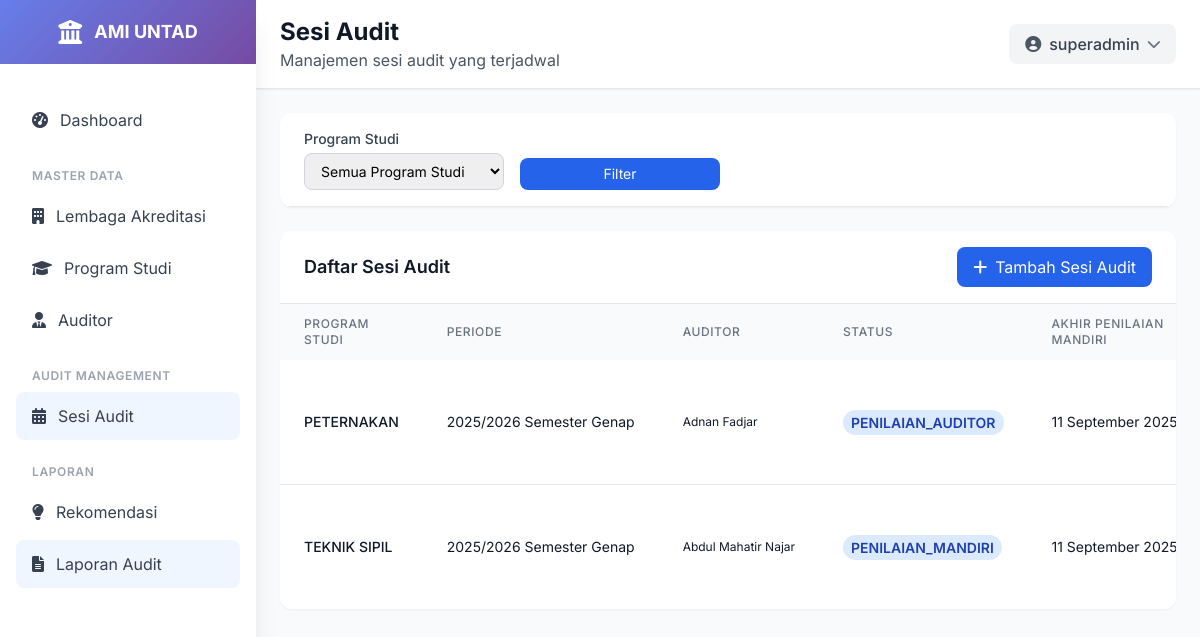
/audit-session/ (signed in), run on the app's committed database.
### ami/models.py (models this page shows, shortened)
class AuditSession(models.Model):
    program_studi = models.ForeignKey(ProgramStudi, on_delete=models.CASCADE, related_name='audit_sessions')
    tahun_akademik = models.CharField(max_length=9)  # Contoh: "2023/2024"
    semester = models.CharField(max_length=2, choices=[
        ('G', 'Ganjil'),
        ('P', 'Genap'),
    ])
    tanggal_mulai_penilaian_mandiri = models.DateField(blank=True, null=True)
    tanggal_selesai_penilaian_mandiri = models.DateField(blank=True, null=True)
    tanggal_mulai_penilaian_auditor = models.DateField(blank=True, null=True)
    tanggal_selesai_penilaian_auditor = models.DateField(blank=True, null=True)
    status = models.CharField(max_length=20, choices=[
        ('DRAFT', 'Draft'),
        ('PENILAIAN_MANDIRI', 'Penilaian Mandiri'),  # Diperbaiki typo
        ('PENILAIAN_AUDITOR', 'Penilaian Auditor'),  # Diperbaiki typo
        ('SELESAI', 'SELESAI'),
    ], default='DRAFT')
    auditor_ketua = models.ForeignKey(Auditor, on_delete=models.SET_NULL, null=True, blank=True, related_name='ketua_audit_sessions')
    auditor_anggota = models.ManyToManyField(Auditor, related_name='anggota_audit_sessions', blank=True)
    class Meta:
        verbose_name = "Sesi Audit"
        verbose_name_plural = "Sesi Audit"
        unique_together = ['program_studi', 'tahun_akademik', 'semester']
        ordering = ['-tanggal_mulai_penilaian_mandiri']

class ProgramStudi(models.Model):
    lembaga_akreditasi = models.ForeignKey(LembagaAkreditasi, on_delete=models.PROTECT, related_name='program_studi')
    kode = models.CharField(max_length=10, unique=True)
    nama = models.CharField(max_length=255)
    fakultas = models.CharField(max_length=200, choices=[
        ('FKIP', 'FKIP'),
        ('FISIP', 'FISIP'),
        ('FEB', 'FEB'),
        ('FAKUM', 'FAKUM'),
        ('FAPERTA', 'FAPERTA'),
        ('FATEK', 'FATEK'),
        ('FMIPA', 'FMIPA'),
        ('FAHUT', 'FAHUT'),
        ('FK', 'FK'),
        ('FAPETKAN', 'FAPETKAN'),
        ('FKM', 'FKM'),
        ('Pascasarjana', 'Pascasarjana'),
    ])
    jenjang = models.CharField(max_length=50, choices=[
        ('D3', 'Diploma 3'),
        ('D4', 'Diploma 4'),
        ('S1', 'Sarjana'),
        ('S2', 'Magister'),
        ('S3', 'Doktor'),
    ])
    akreditasi = models.CharField(max_length=50, blank=True, null=True, choices=[
        ('unggul', 'UNGGUL'),
        ('baik_sekali', 'BAIK SEKALI'),
        ('baik', 'BAIK'),
        ('A', 'A'),
        ('B', 'B'),
        ('C', 'C'),
        ('belum', 'Belum Terakreditasi')
    ] )
    tanggal_akreditasi = models.DateField(blank=True, null=True)
    class Meta:
        verbose_name = "Program Studi"
        verbose_name_plural = "Program Studi"
        ordering = ['kode']

class Auditor(models.Model):
    user = models.OneToOneField(User, on_delete=models.CASCADE)
    nuptk = models.CharField(max_length=20, unique=True)
    nama_lengkap = models.CharField(max_length=255)
    jabatan = models.CharField(max_length=255)
    unit_kerja = models.CharField(max_length=255)
    nomor_registrasi = models.CharField(max_length=50, blank=True, null=True)
    is_auditor_ketua = models.BooleanField(default=False)
    status = models.CharField(max_length=20, choices=[
        ('aktif', 'aktif'),
        ('tidak aktif', 'tidak aktif'),
    ], default='aktif')
    class Meta:
        verbose_name = "Auditor"
        verbose_name_plural = "Auditor"
        ordering = ['nama_lengkap']

### ami/views.py (the view, shortened to what this page needs)
# urls.py: path('audit-session/', views.audit_session_list, name='audit_session_list'),
@login_required
def audit_session_list(request):
    user_program_studi = get_user_program_studi(request.user)
    user_auditor = get_user_auditor(request.user)
    audit_session_list = AuditSession.objects.select_related(
        'program_studi', 'auditor_ketua'
    ).prefetch_related('auditor_anggota').all()
    program_studi_id = request.GET.get('program_studi')
    if program_studi_id:
        audit_session_list = audit_session_list.filter(program_studi_id=program_studi_id)
    audit_session_list = audit_session_list.order_by('-tanggal_mulai_penilaian_mandiri')
    paginator = Paginator(audit_session_list, 10)
    page_number = request.GET.get('page')
    audit_sessions = paginator.get_page(page_number)
    program_studi = ProgramStudi.objects.all().order_by('nama')
    return render(request, 'ami/audit_session_list.html', {
        'audit_sessions': audit_sessions,
        'program_studi': program_studi,
        'user_program_studi': user_program_studi,
        'user_auditor': user_auditor
    })

### ami/views.py (called while the page is built)
def get_user_program_studi(user):
    try:
        return user.programstudi
    except AttributeError:
        return None

def get_user_auditor(user):
    try:
        return user.auditor
    except AttributeError:
        return None

### templates/ami/audit_session_list.html (shortened to what this page needs)
{% extends 'base.html' %}
{% load static %}
{% block page_title %}Sesi Audit{% endblock %}
{% block page_subtitle %}Manajemen sesi audit yang terjadwal{% endblock %}
{% block content %}
<div class="p-4 lg:p-6">
    <div class="bg-white rounded-xl shadow-sm overflow-hidden mb-4 lg:mb-6">
        <div class="px-4 lg:px-6 py-4 border-b border-gray-200">
            <form method="get" class="grid grid-cols-1 md:grid-cols-4 gap-2 lg:gap-4">
                <div>
                    <label for="program_studi" class="block text-xs lg:text-sm font-medium text-gray-700 mb-1">Program Studi</label>
                    <select name="program_studi" id="program_studi" class="w-full border border-gray-300 rounded-lg px-2 py-1.5 lg:px-3 lg:py-2 focus:outline-none focus:ring-2 focus:ring-blue-500 focus:border-blue-500 text-xs lg:text-sm">
                        <option value="">Semua Program Studi</option>
                    </select>
                </div>
                <div class="flex items-end">
                    <button type="submit" class="w-full bg-blue-600 hover:bg-blue-700 text-white px-3 py-1.5 rounded-lg text-sm">
                        Filter
                    </button>
                </div>
            </form>
        </div>
    </div>
    <div class="bg-white rounded-xl shadow-sm overflow-hidden">
        <div class="px-4 lg:px-6 py-4 border-b border-gray-200 flex flex-col sm:flex-row sm:justify-between sm:items-center space-y-2 sm:space-y-0">
            <h3 class="text-lg font-semibold text-gray-900">Daftar Sesi Audit</h3>
            <div class="flex flex-col sm:flex-row space-y-2 sm:space-y-0 sm:space-x-2 w-full sm:w-auto">
                <a href="{% url 'ami:audit_session_create' %}" class="bg-blue-600 hover:bg-blue-700 text-white px-4 py-2 rounded-lg flex items-center justify-center w-full sm:w-auto">
                    <i class="fas fa-plus mr-2"></i> Tambah Sesi Audit
                </a>
            </div>
        </div>
        <div class="overflow-x-auto">
            <table class="w-full">
                <thead class="bg-gray-50">
                    <tr>
                        <th class="px-3 lg:px-6 py-3 text-left text-xs font-medium text-gray-500 uppercase tracking-wider">Program Studi</th>
                        <th class="px-3 lg:px-6 py-3 text-left text-xs font-medium text-gray-500 uppercase tracking-wider hidden sm:table-cell">Periode</th>
                        <th class="px-3 lg:px-6 py-3 text-left text-xs font-medium text-gray-500 uppercase tracking-wider hidden md:table-cell">Auditor</th>
                        <th class="px-3 lg:px-6 py-3 text-left text-xs font-medium text-gray-500 uppercase tracking-wider">Status</th>
                        <th class="px-3 lg:px-6 py-3 text-left text-xs font-medium text-gray-500 uppercase tracking-wider">Akhir Penilaian Mandiri</th>
                    </tr>
                </thead>
                <tbody class="bg-white divide-y divide-gray-200">
                    {% for session in audit_sessions %}
                    <tr class="hover:bg-gray-50 transition-colors">
                        <td class="px-3 lg:px-6 py-4 whitespace-nowrap">
                            <div class="text-xs lg:text-sm font-medium text-gray-900">{{ session.program_studi.nama }}</div>
                        </td>
                        <td class="px-3 lg:px-6 py-4 whitespace-nowrap text-xs lg:text-sm text-gray-900 hidden sm:table-cell">
                            {{ session.tahun_akademik }} Semester {{ session.get_semester_display }}
                        </td>
                        <td class="px-3 lg:px-6 py-4 whitespace-nowrap text-xs lg:text-gray-900 hidden md:table-cell">
                            {% if session.auditor_ketua %}
                                {{ session.auditor_ketua.nama_lengkap }}
                            {% else %}
                                -
                            {% endif %}
                        </td>
                        <td class="px-3 lg:px-6 py-4 whitespace-nowrap">
                            <span class="px-1 py-0.5 lg:px-2 lg:py-1 text-xs lg:text-sm font-semibold rounded-full bg-blue-100 text-blue-800">{{session.status}}</span>
                        </td>
                        <td class="px-3 lg:px-6 py-4 whitespace-nowrap text-xs lg:text-sm text-gray-900 hidden sm:table-cell">
                            {{ session.tanggal_selesai_penilaian_mandiri |date:"j F Y"}}
                        </td>
                    </tr>
                    {% empty %}
                    <tr>
                        <td colspan="5" class="px-4 lg:px-6 py-4 text-center text-gray-500 text-sm">Tidak ada sesi audit yang terdaftar</td>
                    </tr>
                    {% endfor %}
                </tbody>
            </table>
        </div>
    </div>
</div>
{% endblock %}

### templates/base.html (shortened to what this page needs)
<!DOCTYPE html>
<html lang="id">
<head>
    <script src="https://cdn.tailwindcss.com"></script>
    <link href="https://cdnjs.cloudflare.com/ajax/libs/font-awesome/6.0.0/css/all.min.css" rel="stylesheet">
    <link href="https://cdn.jsdelivr.net/npm/select2@4.1.0-rc.0/dist/css/select2.min.css" rel="stylesheet" />
    <link href="https://cdn.jsdelivr.net/npm/select2-bootstrap-5-theme@1.3.0/dist/select2-bootstrap-5-theme.min.css" rel="stylesheet" />
</head>
<body class="bg-gray-50">
    <div class="fixed inset-y-0 left-0 z-50 w-64 bg-white shadow-xl transform transition-transform duration-300 ease-in-out lg:translate-x-0 -translate-x-full flex flex-col" id="sidebar">
        <div class="flex items-center justify-center h-16 gradient-bg flex-shrink-0">
            <div class="flex items-center space-x-3">
                <i class="fas fa-university text-white text-2xl"></i>
                <span class="text-white font-bold text-lg">AMI UNTAD</span>
            </div>
        </div>
        <nav class="flex-1 overflow-y-auto mt-8 px-4 pb-4">
            <div class="space-y-2">
                <a href="{% url 'ami:dashboard' %}" class="sidebar-item flex items-center px-4 py-3 text-gray-700 rounded-lg transition-all duration-200 {% if request.resolver_match.url_name == 'dashboard' %}bg-blue-50 text-blue-600{% else %}hover:bg-gray-50{% endif %}">
                    <i class="fas fa-tachometer-alt mr-3"></i>
                    <span>Dashboard</span>
                </a>
                <div class="pt-4">
                    <p class="px-4 text-xs font-semibold text-gray-400 uppercase tracking-wider">Master Data</p>
                    <div class="mt-2 space-y-1">
                        <a href="{% url 'ami:lembaga_akreditasi_list' %}" class="sidebar-item flex items-center px-4 py-3 text-gray-700 rounded-lg transition-all duration-200 {% if request.resolver_match.url_name == 'lembaga_akreditasi_list' %}bg-blue-50 text-blue-600{% else %}hover:bg-gray-50{% endif %}">
                            <i class="fas fa-building mr-3"></i>
                            <span>Lembaga Akreditasi</span>
                        </a>
                        <a href="{% url 'ami:program_studi_list' %}" class="sidebar-item flex items-center px-4 py-3 text-gray-700 rounded-lg transition-all duration-200 {% if request.resolver_match.url_name == 'program_studi_list' %}bg-blue-50 text-blue-600{% else %}hover:bg-gray-50{% endif %}">
                            <i class="fas fa-graduation-cap mr-3"></i>
                            <span>Program Studi</span>
                        </a>
                        <a href="{% url 'ami:auditor_list' %}" class="sidebar-item flex items-center px-4 py-3 text-gray-700 rounded-lg transition-all duration-200 {% if request.resolver_match.url_name == 'auditor_list' %}bg-blue-50 text-blue-600{% else %}hover:bg-gray-50{% endif %}">
                            <i class="fas fa-user-tie mr-3"></i>
                            <span>Auditor</span>
                        </a>
                    </div>
                </div>
                <div class="pt-4">
                    <p class="px-4 text-xs font-semibold text-gray-400 uppercase tracking-wider">Audit Management</p>
                    <div class="mt-2 space-y-1">
                        <a href="{% url 'ami:audit_session_list' %}" class="sidebar-item flex items-center px-4 py-3 text-gray-700 rounded-lg transition-all duration-200 {% if request.resolver_match.url_name == 'audit_session_list' %}bg-blue-50 text-blue-600{% else %}hover:bg-gray-50{% endif %}">
                            <i class="fas fa-calendar-alt mr-3"></i>
                            <span>Sesi Audit</span>
                        </a>
                    </div>
                </div>
                <div class="pt-4">
                    <p class="px-4 text-xs font-semibold text-gray-400 uppercase tracking-wider">Laporan</p>
                    <div class="mt-2 space-y-1">
                        <a href="#" class="sidebar-item flex items-center px-4 py-3 text-gray-700 rounded-lg transition-all duration-200 hover:bg-gray-50">
                            <i class="fas fa-lightbulb mr-3"></i>
                            <span>Rekomendasi</span>
                        </a>
                        <a href="{% url 'ami:audit_session_list' %}" class="sidebar-item flex items-center px-4 py-3 text-gray-700 rounded-lg transition-all duration-200 {% if request.resolver_match.url_name == 'audit_session_list' %}bg-blue-50 text-blue-600{% else %}hover:bg-gray-50{% endif %}">
                            <i class="fas fa-file-alt mr-3"></i>
                            <span>Laporan Audit</span>
                        </a>
                    </div>
                </div>
            </div>
        </nav>
    </div>
    <div class="lg:ml-64 flex flex-col min-h-screen">
        <header class="bg-white shadow-sm border-b border-gray-200">
            <div class="flex items-center justify-between px-4 lg:px-6 py-4">
                <div class="lg:block hidden">
                    <h1 class="text-xl lg:text-2xl font-bold text-gray-900">{% block page_title %}{% endblock %}</h1>
                    <p class="text-gray-600">{% block page_subtitle %}{% endblock %}</p>
                </div>
                <div class="flex items-center space-x-4">
                    <div class="relative">
                        <button id="profileButton" class="flex items-center space-x-2 bg-gray-100 hover:bg-gray-200 px-4 py-2 rounded-lg transition-colors">
                            <i class="fas fa-user-circle text-gray-600"></i>
                            <span class="text-gray-700 font-medium">{{ user.get_full_name|default:user.username }}</span>
                            <i class="fas fa-chevron-down text-gray-500 text-sm transition-transform" id="chevronIcon"></i>
                        </button>
                    </div>
                </div>
            </div>
        </header>
        {% block content %}{% endblock %}
    </div>
</body>
</html>

### templates/base.html (style rules this page uses)
body { font-family: 'Inter', sans-serif; }
.gradient-bg { background: linear-gradient(135deg, #667eea 0%, #764ba2 100%); }

### data on the page
AuditSession: program_studi.nama "PETERNAKAN", tahun_akademik "2025/2026", semester "Genap", auditor_ketua.nama_lengkap "Adnan Fadjar", status "PENILAIAN_AUDITOR", tanggal_selesai_penilaian_mandiri "11 September…"
AuditSession: program_studi.nama "TEKNIK SIPIL", tahun_akademik "2025/2026", semester "Genap", auditor_ketua.nama_lengkap "Abdul Mahatir Najar", status "PENILAIAN_MANDIRI", tanggal_selesai_penilaian_mandiri "11 September…"

### other printed values
{{ user.get_full_name|default:user.username }} "superadmin"
